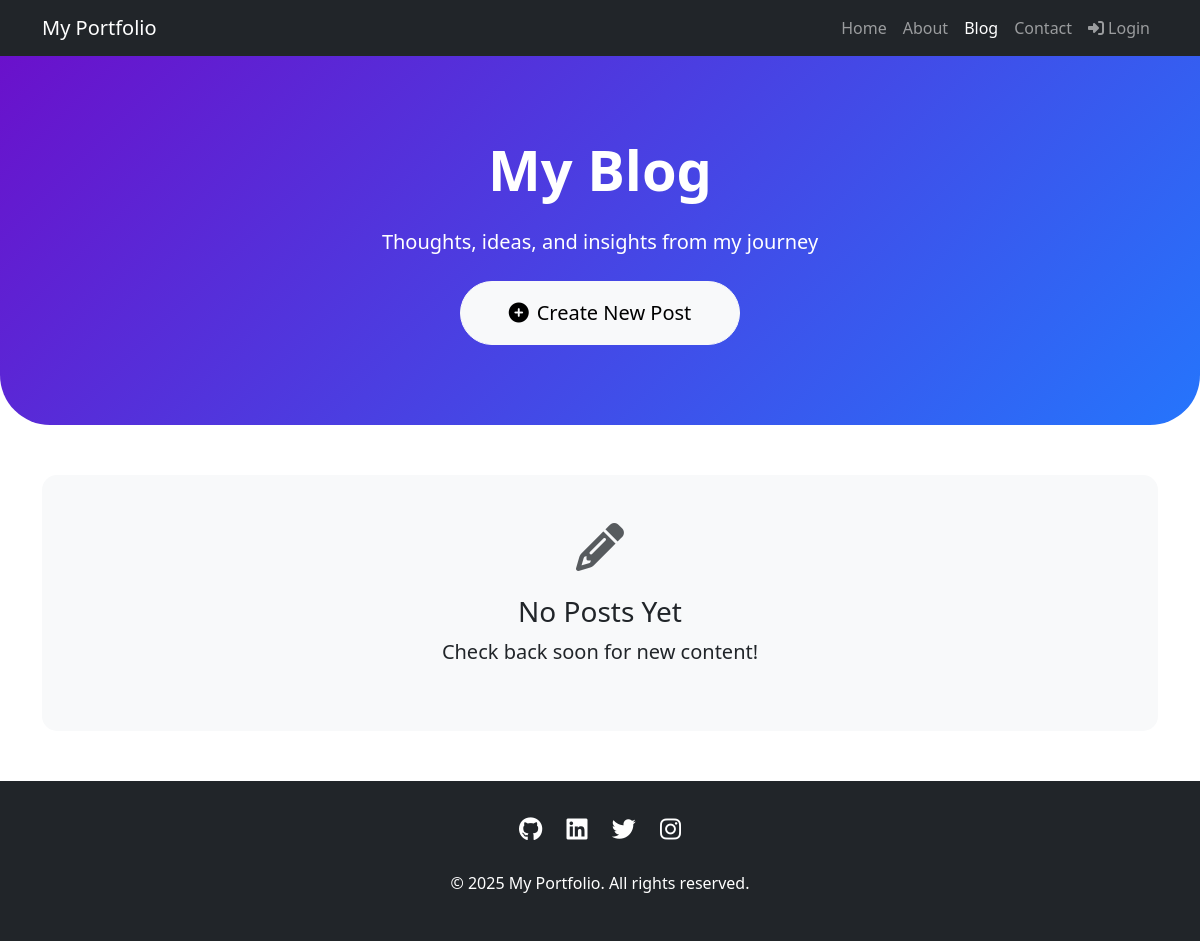
The app's page /posts/, older data.
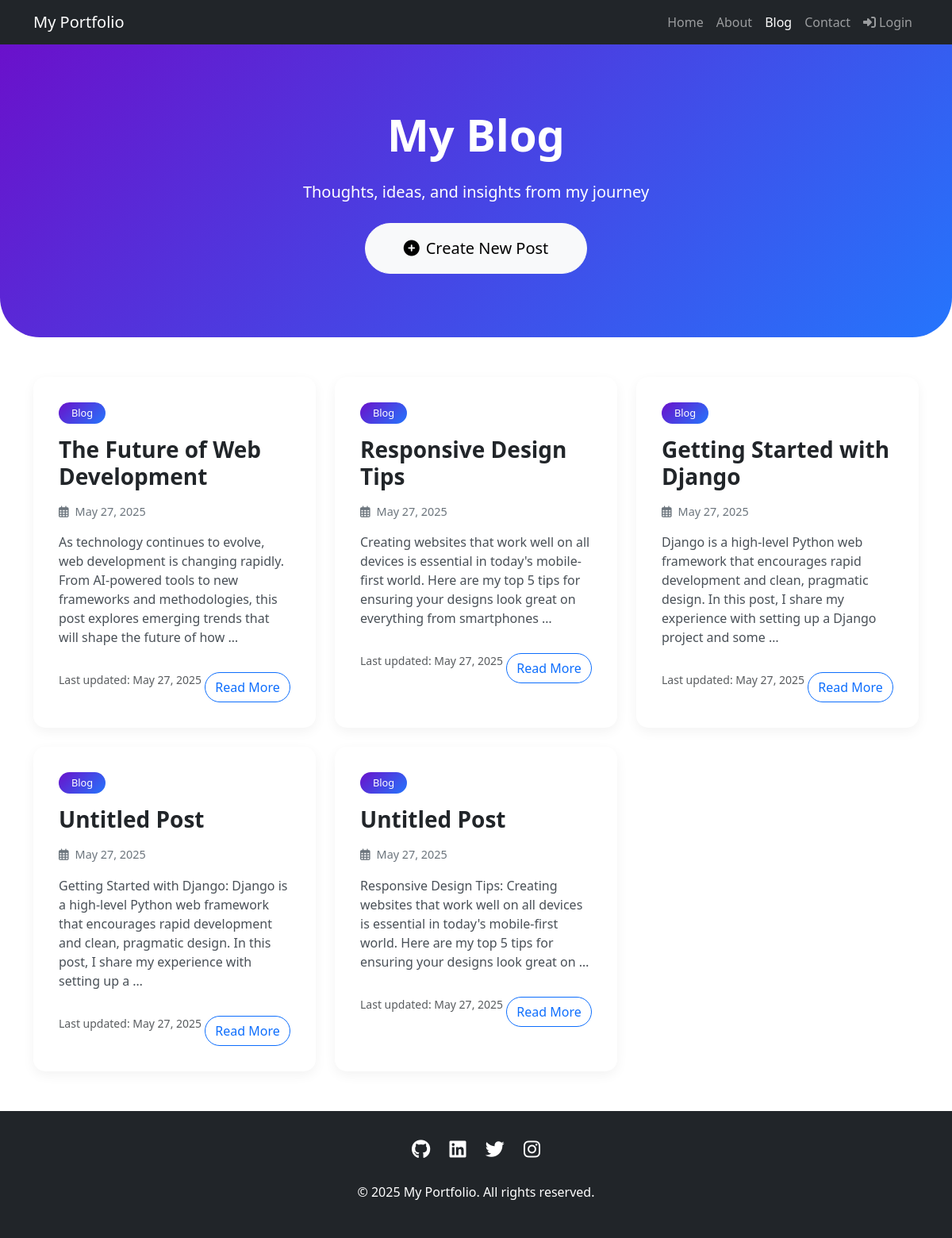
The same page, newer data.
### posts/models.py (models this page shows, shortened)
class Posts(models.Model):
    text = models.CharField(max_length=400)
    title = models.CharField(max_length=100, default="Untitled Post")
    created_at = models.DateTimeField(default=timezone.now)
    updated_at = models.DateTimeField(auto_now=True)
    class Meta:
        ordering = ["-created_at"]

### posts/views.py (the view)
# urls.py: path('', PostList.as_view(), name='post_list'),
class PostList(ListView):
    model = Posts
    template_name = "posts/post_list.html"
    context_object_name = "posts"

### templates/posts/post_list.html (shortened to what this page needs)
{% load static %}
<!DOCTYPE html>
<html lang="en">
<head>
    <link href="https://cdn.jsdelivr.net/npm/bootstrap@5.3.0/dist/css/bootstrap.min.css" rel="stylesheet">
    <link rel="stylesheet" href="https://cdnjs.cloudflare.com/ajax/libs/font-awesome/6.4.0/css/all.min.css">
</head>
<body>
    <nav class="navbar navbar-expand-lg navbar-dark bg-dark">
        <div class="container">
            <a class="navbar-brand" href="{% url 'home' %}">My Portfolio</a>
            <div class="collapse navbar-collapse" id="navbarNav">
                <ul class="navbar-nav ms-auto">
                    <li class="nav-item">
                        <a class="nav-link" href="{% url 'home' %}">Home</a>
                    </li>
                    <li class="nav-item">
                        <a class="nav-link" href="{% url 'about' %}">About</a>
                    </li>
                    <li class="nav-item">
                        <a class="nav-link active" href="{% url 'post_list' %}">Blog</a>
                    </li>
                    <li class="nav-item">
                        <a class="nav-link" href="#">Contact</a>
                    </li>
                    {% if user.is_authenticated %}
                    <li class="nav-item dropdown">
                        <a class="nav-link dropdown-toggle" href="#" id="navbarDropdown" role="button" data-bs-toggle="dropdown" aria-expanded="false">
                            <i class="fas fa-user-circle me-1"></i>{{ user.username }}
                        </a>
                        <ul class="dropdown-menu dropdown-menu-end" aria-labelledby="navbarDropdown">
                            <li><a class="dropdown-item" href="{% url 'post_create' %}"><i class="fas fa-plus-circle me-2"></i>New Post</a></li>
                            <li><hr class="dropdown-divider"></li>
                            <li><a class="dropdown-item" href="{% url 'logout' %}"><i class="fas fa-sign-out-alt me-2"></i>Logout</a></li>
                        </ul>
                    </li>
                    {% else %}
                    <li class="nav-item">
                        <a class="nav-link" href="{% url 'login' %}"><i class="fas fa-sign-in-alt me-1"></i>Login</a>
                    </li>
                    {% endif %}
                </ul>
            </div>
        </div>
    </nav>
    <header class="blog-header">
        <div class="container text-center">
            <h1 class="display-4 fw-bold mb-4">My Blog</h1>
            <p class="lead mb-4">Thoughts, ideas, and insights from my journey</p>
            <a href="{% url 'post_create' %}" class="btn btn-light btn-lg rounded-pill px-5 py-3">
                <i class="fas fa-plus-circle me-2"></i>Create New Post
            </a>
        </div>
    </header>
    <section class="container mb-5">
        {% if posts %}
            <div class="row g-4">
                {% for post in posts %}
                    <div class="col-md-6 col-lg-4">
                        <div class="card post-card h-100">
                            <div class="card-body">
                                <span class="post-category">Blog</span>
                                <h3 class="card-title">{{ post.title }}</h3>
                                <p class="post-date mb-3"><i class="far fa-calendar-alt me-2"></i>{{ post.created_at|date:"F j, Y" }}</p>
                                <p class="post-content">{{ post.text|truncatewords:30 }}</p>
                                <small class="text-muted">Last updated: {{ post.updated_at|date:"F j, Y" }}</small>
                                <a href="{% url 'post_detail' post.id %}" class="btn btn-outline-primary rounded-pill mt-3">Read More</a>
                            </div>
                        </div>
                    </div>
                {% endfor %}
            </div>
        {% else %}
            <div class="no-posts">
                <i class="fas fa-pencil-alt fa-3x mb-4 text-muted"></i>
                <h3>No Posts Yet</h3>
                <p class="lead">Check back soon for new content!</p>
            </div>
        {% endif %}
    </section>
    <footer class="footer">
        <div class="container text-center">
            <div class="mb-4">
                <a href="#" class="social-icon"><i class="fab fa-github"></i></a>
                <a href="#" class="social-icon"><i class="fab fa-linkedin"></i></a>
                <a href="#" class="social-icon"><i class="fab fa-twitter"></i></a>
                <a href="#" class="social-icon"><i class="fab fa-instagram"></i></a>
            </div>
            <p>&copy; 2025 My Portfolio. All rights reserved.</p>
        </div>
    </footer>
</body>
</html>

### templates/posts/post_list.html (style rules this page uses)
.blog-header { background: linear-gradient(135deg, #6a11cb 0%, #2575fc 100%); color: white; padding: 80px 0; border-radius: 0 0 50px 50px; margin-bottom: 50px; }
.post-card { border-radius: 15px; overflow: hidden; transition: transform 0.3s ease, box-shadow 0.3s ease; height: 100%; border: none; box-shadow: 0 5px 15px rgba(0, 0, 0, 0.05); }
.post-date { font-size: 0.9rem; color: #6c757d; }
.post-content { color: #495057; }
.post-card .card-body { padding: 2rem; }
.post-card .card-title { font-weight: 700; margin-bottom: 1rem; }
.post-category { display: inline-block; background: linear-gradient(135deg, #6a11cb 0%, #2575fc 100%); color: white; padding: 0.25rem 1rem; border-radius: 50px; font-size: 0.8rem; margin-bottom: 1rem; }
.footer { background-color: #212529; color: white; padding: 30px 0; margin-top: 50px; }
.social-icon { font-size: 1.5rem; margin: 0 10px; color: white; transition: color 0.3s ease; }

Row changes from the older to the newer data that the page shows:
added Posts: title "The Future of Web Development", created_at "May 27, 2025", text "As technology continues to evolve, web development is changing rapidly. From AI-powered tools to new frameworks and methodologies, this post explores emerging trends that will shape the future of how …", updated_at "May 27, 2025"
added Posts: title "Responsive Design Tips", created_at "May 27, 2025", text "Creating websites that work well on all devices is essential in today's mobile-first world. Here are my top 5 tips for ensuring your designs look great on everything from smartphones …", updated_at "May 27, 2025"
added Posts: title "Getting Started with Django", created_at "May 27, 2025", text "Django is a high-level Python web framework that encourages rapid development and clean, pragmatic design. In this post, I share my experience with setting up a Django project and some …", updated_at "May 27, 2025"
added Posts: title "Untitled Post", created_at "May 27, 2025", text "Getting Started with Django: Django is a high-level Python web framework that encourages rapid development and clean, pragmatic design. In this post, I share my experience with setting up a …", updated_at "May 27, 2025"
added Posts: title "Untitled Post", created_at "May 27, 2025", text "Responsive Design Tips: Creating websites that work well on all devices is essential in today's mobile-first world. Here are my top 5 tips for ensuring your designs look great on …", updated_at "May 27, 2025"
Text that changed along with them:
text no longer shown: "No Posts Yet Check back soon for new content!"
